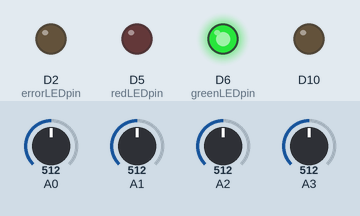
Recording of a sketch running on a simulated Arduino Zero (SAMD21). Shown: output pins drawn as LEDs (lit = HIGH). The inputs (shaded band) are chosen by the test bench; at power-on: A0 = 512, A1 = 512, A2 = 512, A3 = 512 (analog values on the 0–1023 scale). The local clock reads 2024-03-15 10:24:30 at power-on unless the sketch sets it; storage starts empty; what the sketch prints to the serial monitor is not drawn.

Above: at 1.2 s.
1.3 s: A0 set to 944
4.3 s: A0 set to 973
At 4.9 s:
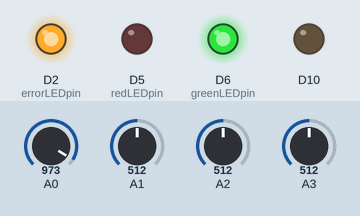
7.3 s: A0 set to 716
At 7.59 s:
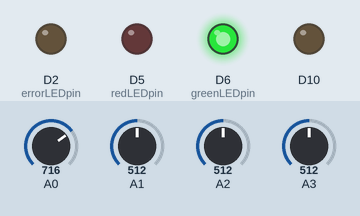
10.3 s: A0 set to 992
At 10.47 s:
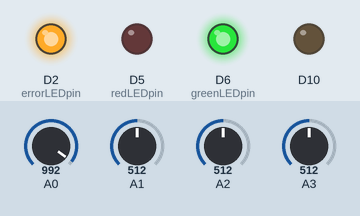
Timing chart, 0 to 13.3 s (numbered marks = the images above; inputs shaded):
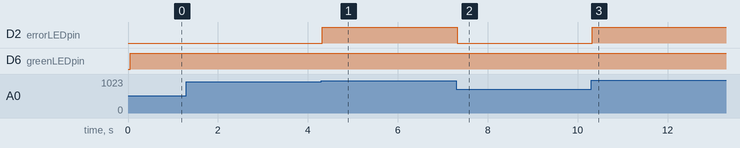

The sketch:

AnalogLoggerDue.ino
```cpp
#include <SPI.h>
#include <SD.h>
#include <Wire.h>
#include "RTClib.h"

// A simple data logger for the Arduino analog pins

// how many milliseconds between grabbing data and logging it. 1000 ms is once a second
#define LOG_INTERVAL  25 // mills between entries (reduce to take more/faster data)

// how many milliseconds before writing the logged data permanently to disk
// set it to the LOG_INTERVAL to write each time (safest)
// set it to 10*LOG_INTERVAL to write all data every 10 datareads, you could lose up to
// the last 10 reads if power is lost but it uses less power and is much faster!
#define SYNC_INTERVAL 5000 // mills between calls to flush() - to write data to the card
uint32_t syncTime = 0; // time of last sync()

#define ECHO_TO_SERIAL   0 // echo data to serial port
#define WAIT_TO_START    0 // Wait for serial input in setup()

// the digital pins that connect to the LEDs
#define redLEDpin 5
#define greenLEDpin 6
#define errorLEDpin 2

#define anRead0 0 //analog 0
#define anRead1 1 //analog 1
#define anRead2 2 //analog 2
#define anRead3 3 //analog 3


#define aref_voltage 3.3         // we tie 3.3V to ARef and measure it with a multimeter!
#define bandgap_voltage 1.1      // this is not super guaranteed but its not -too- off

RTC_PCF8523 rtc1; // define the Real Time Clock object

// for the data logging shield, we use digital pin 10 for the SD cs line
const int chipSelect = 10;

// the logging file
File logfile;

void error(char const *str)
{
  Serial.print("error: ");
  Serial.println(str);

  // red LED indicates error
  digitalWrite(redLEDpin, HIGH);

  while(1);
}

void setup(void)
{
  Serial.begin(9600);
  Serial.println();

  // use debugging LEDs
  pinMode(redLEDpin, OUTPUT);
  pinMode(greenLEDpin, OUTPUT);
  pinMode(errorLEDpin, OUTPUT);

  digitalWrite(errorLEDpin, LOW);

#if WAIT_TO_START
  Serial.println("Type any character to start");
  while (!Serial.available());
#endif //WAIT_TO_START

  // initialize the SD card
  Serial.print("Initializing SD card...");
  // make sure that the default chip select pin is set to
  // output, even if you don't use it:
  pinMode(10, OUTPUT);

  // see if the card is present and can be initialized:
  if (!SD.begin(chipSelect)) {
    error("Card failed, or not present");
  }
  Serial.println("card initialized.");

  // create a new file
  char filename[] = "LOGGER00.CSV";
  for (uint8_t i = 0; i < 100; i++) {
    filename[6] = i/10 + '0';
    filename[7] = i%10 + '0';
    if (! SD.exists(filename)) {
      // only open a new file if it doesn't exist
      logfile = SD.open(filename, FILE_WRITE);
      break;  // leave the loop!
    }
  }

  if (! logfile) {
    error("couldnt create file");
  }

  Serial.print("Logging to: ");
  Serial.println(filename);

  // connect to RTC
  Wire.begin();
  if (!rtc1.begin()) {
    logfile.println("RTC failed");
#if ECHO_TO_SERIAL
    Serial.println("RTC failed");
#endif  //ECHO_TO_SERIAL
  }


  logfile.println("millis,stamp,datetime,v0,v1,v2,v3");
#if ECHO_TO_SERIAL
  Serial.println("millis,stamp,datetime,v0,v1,v2,v3");
#endif //ECHO_TO_SERIAL

  // If you want to set the aref to something other than 5v
 // analogReference(EXTERNAL);
}

void loop(void)
{
  DateTime now;

  // delay for the amount of time we want between readings
  delay((LOG_INTERVAL -1) - (millis() % LOG_INTERVAL));

  digitalWrite(greenLEDpin, HIGH);

  // log milliseconds since starting
  uint32_t m = millis();
  logfile.print(m);           // milliseconds since start
  logfile.print(", ");
#if ECHO_TO_SERIAL
  Serial.print(m);         // milliseconds since start
  Serial.print(", ");
#endif

  // fetch the time
  now = rtc1.now();
  // log time
  logfile.print(now.unixtime()); // seconds since 1/1/1970
  logfile.print(", ");
  logfile.print('"');
  logfile.print(now.year(), DEC);
  logfile.print("/");
  logfile.print(now.month(), DEC);
  logfile.print("/");
  logfile.print(now.day(), DEC);
  logfile.print(" ");
  logfile.print(now.hour(), DEC);
  logfile.print(":");
  logfile.print(now.minute(), DEC);
  logfile.print(":");
  logfile.print(now.second(), DEC);
  logfile.print('"');
#if ECHO_TO_SERIAL
  Serial.print(now.unixtime()); // seconds since 1/1/1970
  Serial.print(", ");
  Serial.print('"');
  Serial.print(now.year(), DEC);
  Serial.print("/");
  Serial.print(now.month(), DEC);
  Serial.print("/");
  Serial.print(now.day(), DEC);
  Serial.print(" ");
  Serial.print(now.hour(), DEC);
  Serial.print(":");
  Serial.print(now.minute(), DEC);
  Serial.print(":");
  Serial.print(now.second(), DEC);
  Serial.print('"');
#endif //ECHO_TO_SERIAL

  // Set the analogReadResolution to 12 bits
  analogReadResolution(12);

  // converting that reading to voltage, for 3.3v arduino use 3.3, for 5.0, use 5.0
  delay(5);
  int anRead0cnt = analogRead(anRead0);
  float anRead0volt = anRead0cnt * aref_voltage / 4096;
  delay(5);
  int anRead1cnt = analogRead(anRead1);
  float anRead1volt = anRead1cnt * aref_voltage / 4096;
  delay(5);
  int anRead2cnt = analogRead(anRead2);
  float anRead2volt = anRead2cnt * aref_voltage / 4096;
  delay(5);
  int anRead3cnt = analogRead(anRead3);
  float anRead3volt = anRead3cnt * aref_voltage / 4096;

  if (anRead0volt > 3.1 || anRead1volt > 3.1 || anRead2volt > 3.1 || anRead3volt > 3.1) {
    digitalWrite(errorLEDpin, HIGH);
  } else {
    digitalWrite(errorLEDpin, LOW);
  }

  // print to the log file
  logfile.print(", ");
  logfile.print(anRead0volt,5);
  logfile.print(", ");
  logfile.print(anRead1volt,5);
  logfile.print(", ");
  logfile.print(anRead2volt,5);
  logfile.print(", ");
  logfile.print(anRead3volt,5);

#if ECHO_TO_SERIAL
  Serial.print(", ");
  Serial.print(anRead0Volt);
  Serial.print(", ");
  Serial.print(anRead1Volt);
  Serial.print(", ");
  Serial.print(anRead2Volt);
  Serial.print(", ");
  Serial.print(anRead3Volt);
#endif //ECHO_TO_SERIAL


  logfile.println();
#if ECHO_TO_SERIAL
  Serial.println();
#endif // ECHO_TO_SERIAL

  digitalWrite(greenLEDpin, LOW);

  // Now we write data to disk! Don't sync too often - requires 2048 bytes of I/O to SD card
  // which uses a bunch of power and takes time
  if ((millis() - syncTime) < SYNC_INTERVAL) return;
  syncTime = millis();

  // blink LED to show we are syncing data to the card & updating FAT!
  digitalWrite(redLEDpin, HIGH);
  logfile.flush();
  digitalWrite(redLEDpin, LOW);

}
```

Measured:
- the behaviour switches between 961 and 962 on A0 (found by bisection; images 0 and 1)
- after the input at 4.3 s, D2 (errorLEDpin): LOW → HIGH at once
- after the input at 7.3 s, D2 (errorLEDpin): HIGH → LOW at once
- after the input at 10.3 s, D2 (errorLEDpin): LOW → HIGH at once
